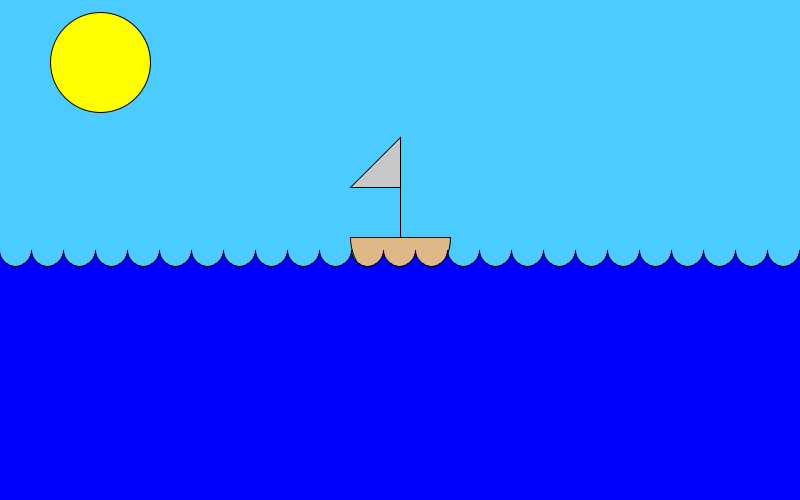
Frame 1 (no input)
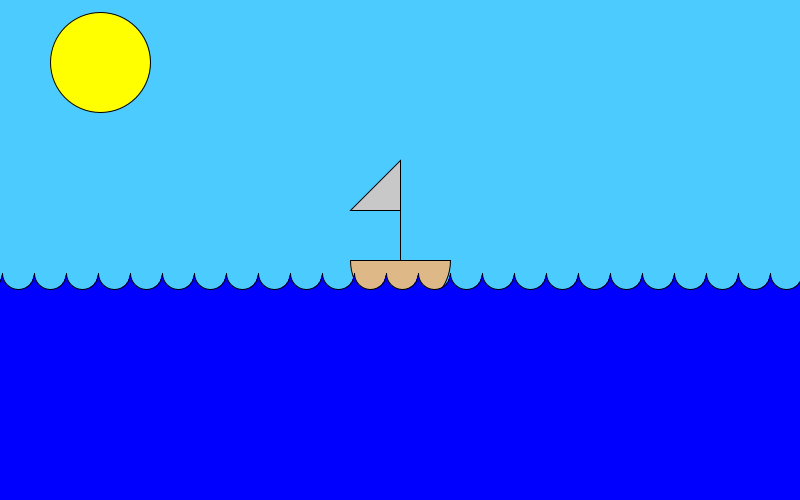
Frame 60 (the mouse pressed at the canvas centre just before this capture)
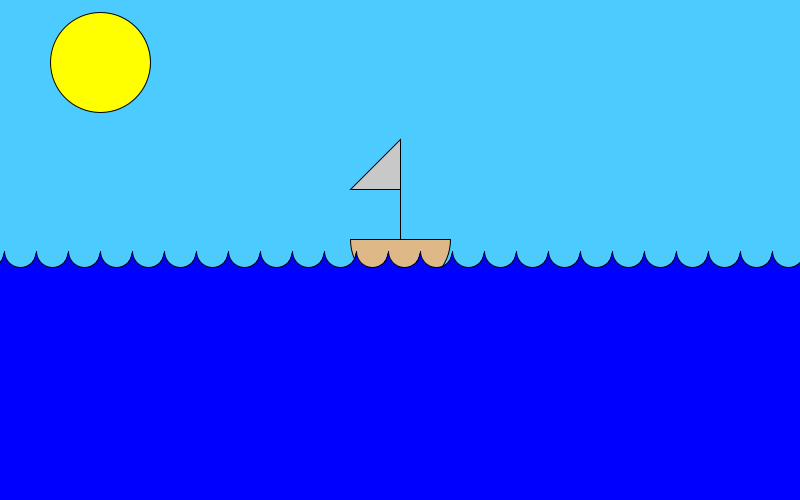
Frame 120 (the mouse held since frame 60 and released just before this capture)

The Processing sketch that drew these frames (run headless with seeded random() and noise(); from frame 60 on, the mouse is pressed at the canvas centre):

// Processing sketch: SailingBoat
// ── SailingBoat.pde
Boat boat;
Waves waves;
SchoolOfFish fish;

int numWaves = 25;
int maxDist = 25;
float vel = 0.25;
int numFish = 5;
void setup() {
  size(800, 500);
  waves = new Waves(numWaves, height/2.0, vel, maxDist);
  boat = new Boat(width/2.0, height/2.0, vel, maxDist, waves);
  fish = new SchoolOfFish(height/2.0+maxDist, numFish);
}


void draw() {
  background(color(76, 203, 255));
  fill(color(255, 255, 0));
  ellipse(width/8.0, height/8.0, 100, 100);
  boat.run();
  waves.run();
  //fish.run();
}

// ── Boat.pde
class Boat {
  float x, y, sz, vel, maxDist;
  float startx, starty;
  Waves waves;
  Boat(float xx, float yy, float v, float mD, Waves w) {
    startx = xx;
    starty = yy;
    x = xx;
    y = yy;
    sz = 100;
    vel = v;
    maxDist = mD;
    waves = w;
  }
  void move() {
    y = waves.getY()-sz/8.0;
  }
  void display() {
    fill(222, 184, 135);
    arc(x, y, sz, sz, 0, PI, CHORD);
    line(x, y, x, y-sz);
    fill(200);
    triangle(x, y-sz, x-sz/2, y-sz/2, x, y-sz/2);
  }
  void run() {
    move();
    display();
  }
}

// ── Fish.pde
class Fish {
 float x, y, vel;
 Fish(float xx, float yy, float vv) {
   x = xx;
   y = yy;
   vel = vv;
 }
 void move() {
   x += vel;
 }
 void display() {
   ellipse(x, y, 5, 5);
 }
 
 void run() {
   move();
   display();
 }
  
  
}
// ── SchoolOfFish.pde
class SchoolOfFish {
  float maxY;
  int numFish;
  ArrayList<Fish> fish;
  SchoolOfFish(float mY, int nFish) {
    maxY = mY;
    numFish = nFish;
    fish = new ArrayList<Fish>();
    for (int i = 0; i < numFish; ++i) {
      fish.add(createFish());
    }
  }
  void run() {
    for (Fish f : fish) {
      f.run();
    }
  }
  Fish createFish() {
    return new Fish(width+50, random(maxY, height), -1);
  }
}
// ── Wave.pde
class Wave {
  float x, y, startx, starty, sz, vel, maxDist, acc;
  int numSteps = 30; 
  color c;
  PShape s;
  Wave(float xx, float yy, float syy, float ss, float vv, float aa, float mD, color cc) {
    x = xx;
    y = yy;
    startx = xx;
    starty = syy;
    sz = ss;
    maxDist = mD;
    vel = vv;
    acc = aa;
    c = cc;
    s = MakeShape();
  }
  void move() {
    y += vel;
    if (y-starty >= maxDist) {
      vel *= -1;
    }
    vel += acc;
    x -= 0.5;
  }
  PShape MakeShape() {
    int numPoints = 20;
    PShape s = createShape();
    s.beginShape();
    s.stroke(c);
    //s.noStroke();
    float angle = PI;
    float step = PI/(2*numPoints);
    s.vertex(-sz/2.0, sz);
    for (int i = 0; i < 2*numPoints; ++i) {
      s.vertex(sz/2.0*cos(angle), sz/2.0*sin(angle));
      angle -= step;
    }
    s.vertex(sz/2.0, sz);
    s.vertex(-sz/2.0, sz);
    s.fill(c);
    s.endShape(CLOSE);
    return s;
  }
  void display() {
    pushMatrix();
    translate(x,y);
    shape(s, 0, 0);
    noFill();
    arc(0, 0, sz, sz, 0, PI);
    popMatrix();
  }
  boolean outOfFrame() {
    return x+sz <= 0 || x-sz >= width;
  }
  void run() {
    move();
    display();
  }
}

// ── Waves.pde
class Waves {
  int numWaves;
  float y;
  float sz;
  float starty;
  float maxDist;
  float vel;
  float acc;
  ArrayList<Wave> waves;
  int numSteps;
  color c = color(0, 0, 255);
  Waves(int nW, float yy, float v, float mD) {
    waves = new ArrayList<Wave>();
    numWaves = nW;
    sz = float(width)/float(numWaves);
    y = yy;
    starty = yy;
    maxDist = mD;
    numSteps = int(maxDist);
    vel = v;
    acc = vel/numSteps/2.0;
    float x = sz/2.0;
    //+2 so we have two extra waves queued up outside of frame so the waves look natural
    for (int i = 0; i < numWaves+2; ++i) {
      waves.add(new Wave(x, y, starty, sz, vel, acc, maxDist, c));
      x += sz;
    }
  }
  void run() {
    fill(c);
    noStroke();
    rect(0, getY()+sz/2.0, width, height);
    stroke(0);
    for (int i = 0; i < waves.size(); ++i) {
      waves.get(i).run();
    }
    if (waves.get(0).outOfFrame()) {
      waves.remove(0);
      Wave lastWave = waves.get(waves.size()-1);
      waves.add(new Wave(lastWave.x+sz, lastWave.y, starty, sz, lastWave.vel, lastWave.acc, maxDist, c));
    }
  }
  float getY() {
    return waves.get(0).y;
  }
  float getSz() {
    return sz;
  }
}
